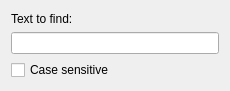
<ui version="4.0" >
 <class>SearchWidget</class>
 <widget class="QWidget" name="searchwidget" >
  <property name="geometry" >
   <rect>
    <x>0</x>
    <y>0</y>
    <width>230</width>
    <height>91</height>
   </rect>
  </property>
  <property name="windowTitle" >
   <string>Form</string>
  </property>
  <layout class="QVBoxLayout" name="verticalLayout" >
   <item>
    <widget class="QLabel" name="label" >
     <property name="text" >
      <string>Text to find:</string>
     </property>
    </widget>
   </item>
   <item>
    <widget class="QLineEdit" name="searchtext" />
   </item>
   <item>
    <widget class="QCheckBox" name="sensitivecase" >
     <property name="text" >
      <string>Case sensitive</string>
     </property>
    </widget>
   </item>
  </layout>
 </widget>
 <resources/>
 <connections/>
</ui>
